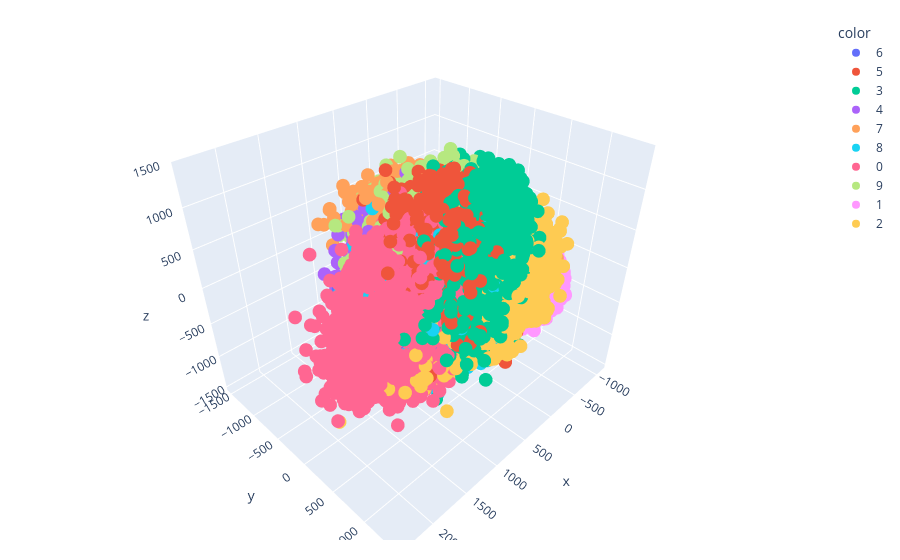

Source (notebook cell):
### Code cell
import plotly.express as px
y_train_trf = y_train.astype(str)
fig = px.scatter_3d(x=X_train_trf[:,0],
                y=X_train_trf[:,1],
                    z=X_train_trf[:,2],
                color=y_train_trf)
fig.update_layout(
    margin=dict(l=20,r=20,t=20,b=20)
)
fig.show()

### Figure 1 — Plotly figure (JSON) as saved in the notebook; plotly's stock layout.template omitted (floating-point values rounded to 4 significant figures; data arrays with more than 128 entries replaced by an {"elided": "..."} marker saying what was removed)
{"data": [{"hovertemplate": "color=6<br>x=%{x}<br>y=%{y}<br>z=%{z}<extra></extra>", "legendgroup": "6", "marker": {"color": "#636efa", "symbol": "circle"}, "mode": "markers", "name": "6", "scene": "scene", "showlegend": true, "type": "scatter3d", "x": {"elided": "3352 float values"}, "y": {"elided": "3352 float values"}, "z": {"elided": "3352 float values"}}, {"hovertemplate": "color=5<br>x=%{x}<br>y=%{y}<br>z=%{z}<extra></extra>", "legendgroup": "5", "marker": {"color": "#EF553B", "symbol": "circle"}, "mode": "markers", "name": "5", "scene": "scene", "showlegend": true, "type": "scatter3d", "x": {"elided": "3093 float values"}, "y": {"elided": "3093 float values"}, "z": {"elided": "3093 float values"}}, {"hovertemplate": "color=3<br>x=%{x}<br>y=%{y}<br>z=%{z}<extra></extra>", "legendgroup": "3", "marker": {"color": "#00cc96", "symbol": "circle"}, "mode": "markers", "name": "3", "scene": "scene", "showlegend": true, "type": "scatter3d", "x": {"elided": "3414 float values"}, "y": {"elided": "3414 float values"}, "z": {"elided": "3414 float values"}}, {"hovertemplate": "color=4<br>x=%{x}<br>y=%{y}<br>z=%{z}<extra></extra>", "legendgroup": "4", "marker": {"color": "#ab63fa", "symbol": "circle"}, "mode": "markers", "name": "4", "scene": "scene", "showlegend": true, "type": "scatter3d", "x": {"elided": "3233 float values"}, "y": {"elided": "3233 float values"}, "z": {"elided": "3233 float values"}}, {"hovertemplate": "color=7<br>x=%{x}<br>y=%{y}<br>z=%{z}<extra></extra>", "legendgroup": "7", "marker": {"color": "#FFA15A", "symbol": "circle"}, "mode": "markers", "name": "7", "scene": "scene", "showlegend": true, "type": "scatter3d", "x": {"elided": "3508 float values"}, "y": {"elided": "3508 float values"}, "z": {"elided": "3508 float values"}}, {"hovertemplate": "color=8<br>x=%{x}<br>y=%{y}<br>z=%{z}<extra></extra>", "legendgroup": "8", "marker": {"color": "#19d3f3", "symbol": "circle"}, "mode": "markers", "name": "8", "scene": "scene", "showlegend": true, "type": "scatter3d", "x": {"elided": "3228 float values"}, "y": {"elided": "3228 float values"}, "z": {"elided": "3228 float values"}}, {"hovertemplate": "color=0<br>x=%{x}<br>y=%{y}<br>z=%{z}<extra></extra>", "legendgroup": "0", "marker": {"color": "#FF6692", "symbol": "circle"}, "mode": "markers", "name": "0", "scene": "scene", "showlegend": true, "type": "scatter3d", "x": {"elided": "3316 float values"}, "y": {"elided": "3316 float values"}, "z": {"elided": "3316 float values"}}, {"hovertemplate": "color=9<br>x=%{x}<br>y=%{y}<br>z=%{z}<extra></extra>", "legendgroup": "9", "marker": {"color": "#B6E880", "symbol": "circle"}, "mode": "markers", "name": "9", "scene": "scene", "showlegend": true, "type": "scatter3d", "x": {"elided": "3350 float values"}, "y": {"elided": "3350 float values"}, "z": {"elided": "3350 float values"}}, {"hovertemplate": "color=1<br>x=%{x}<br>y=%{y}<br>z=%{z}<extra></extra>", "legendgroup": "1", "marker": {"color": "#FF97FF", "symbol": "circle"}, "mode": "markers", "name": "1", "scene": "scene", "showlegend": true, "type": "scatter3d", "x": {"elided": "3775 float values"}, "y": {"elided": "3775 float values"}, "z": {"elided": "3775 float values"}}, {"hovertemplate": "color=2<br>x=%{x}<br>y=%{y}<br>z=%{z}<extra></extra>", "legendgroup": "2", "marker": {"color": "#FECB52", "symbol": "circle"}, "mode": "markers", "name": "2", "scene": "scene", "showlegend": true, "type": "scatter3d", "x": {"elided": "3331 float values"}, "y": {"elided": "3331 float values"}, "z": {"elided": "3331 float values"}}], "layout": {"legend": {"title": {"text": "color"}, "tracegroupgap": 0}, "margin": {"b": 20, "l": 20, "r": 20, "t": 20}, "scene": {"domain": {"x": [0, 1], "y": [0, 1]}, "xaxis": {"title": {"text": "x"}}, "yaxis": {"title": {"text": "y"}}, "zaxis": {"title": {"text": "z"}}}}}
